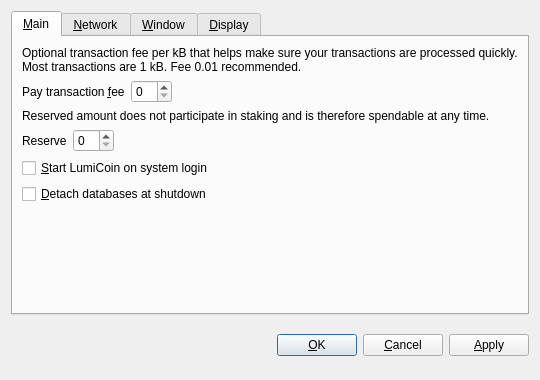
<?xml version="1.0" encoding="UTF-8"?>
<ui version="4.0">
 <class>OptionsDialog</class>
 <widget class="QDialog" name="OptionsDialog">
  <property name="geometry">
   <rect>
    <x>0</x>
    <y>0</y>
    <width>540</width>
    <height>380</height>
   </rect>
  </property>
  <property name="windowTitle">
   <string>Options</string>
  </property>
  <property name="modal">
   <bool>true</bool>
  </property>
  <layout class="QVBoxLayout" name="verticalLayout">
   <item>
    <widget class="QTabWidget" name="tabWidget">
     <property name="tabPosition">
      <enum>QTabWidget::North</enum>
     </property>
     <property name="currentIndex">
      <number>0</number>
     </property>
     <widget class="QWidget" name="tabMain">
      <attribute name="title">
       <string>&amp;Main</string>
      </attribute>
      <layout class="QVBoxLayout" name="verticalLayout_Main">
       <item>
        <widget class="QLabel" name="transactionFeeInfoLabel">
         <property name="text">
          <string>Optional transaction fee per kB that helps make sure your transactions are processed quickly. Most transactions are 1 kB. Fee 0.01 recommended.</string>
         </property>
         <property name="textFormat">
          <enum>Qt::PlainText</enum>
         </property>
         <property name="wordWrap">
          <bool>true</bool>
         </property>
        </widget>
       </item>
       <item>
        <layout class="QHBoxLayout" name="horizontalLayoutFee">
         <item>
          <widget class="QLabel" name="transactionFeeLabel">
           <property name="text">
            <string>Pay transaction &amp;fee</string>
           </property>
           <property name="textFormat">
            <enum>Qt::PlainText</enum>
           </property>
           <property name="buddy">
            <cstring>transactionFee</cstring>
           </property>
          </widget>
         </item>
         <item>
          <widget class="BitcoinAmountField" name="transactionFee"/>
         </item>
         <item>
          <spacer name="horizontalSpacerFee">
           <property name="orientation">
            <enum>Qt::Horizontal</enum>
           </property>
           <property name="sizeHint" stdset="0">
            <size>
             <width>40</width>
             <height>20</height>
            </size>
           </property>
          </spacer>
         </item>
        </layout>
       </item>
       <item>
        <widget class="QLabel" name="reserveBalanceInfoLabel">
         <property name="text">
          <string>Reserved amount does not participate in staking and is therefore spendable at any time.</string>
         </property>
         <property name="textFormat">
          <enum>Qt::PlainText</enum>
         </property>
         <property name="wordWrap">
          <bool>true</bool>
         </property>
        </widget>
       </item>
       <item>
        <layout class="QHBoxLayout" name="horizontalLayoutReserveBalance">
         <item>
          <widget class="QLabel" name="reserveBalanceLabel">
           <property name="text">
            <string>Reserve</string>
           </property>
           <property name="textFormat">
            <enum>Qt::PlainText</enum>
           </property>
           <property name="buddy">
            <cstring>reserveBalance</cstring>
           </property>
          </widget>
         </item>
         <item>
          <widget class="BitcoinAmountField" name="reserveBalance"/>
         </item>
         <item>
          <spacer name="horizontalSpacerReserveBalance">
           <property name="orientation">
            <enum>Qt::Horizontal</enum>
           </property>
           <property name="sizeHint" stdset="0">
            <size>
             <width>40</width>
             <height>20</height>
            </size>
           </property>
          </spacer>
         </item>
        </layout>
       </item>
       <item>
        <widget class="QCheckBox" name="bitcoinAtStartup">
         <property name="toolTip">
          <string>Automatically start LumiCoin after logging in to the system.</string>
         </property>
         <property name="text">
          <string>&amp;Start LumiCoin on system login</string>
         </property>
        </widget>
       </item>
       <item>
        <widget class="QCheckBox" name="detachDatabases">
         <property name="toolTip">
          <string>Detach block and address databases at shutdown. This means they can be moved to another data directory, but it slows down shutdown. The wallet is always detached.</string>
         </property>
         <property name="text">
          <string>&amp;Detach databases at shutdown</string>
         </property>
        </widget>
       </item>
       <item>
        <spacer name="verticalSpacer_Main">
         <property name="orientation">
          <enum>Qt::Vertical</enum>
         </property>
         <property name="sizeHint" stdset="0">
          <size>
           <width>20</width>
           <height>40</height>
          </size>
         </property>
        </spacer>
       </item>
      </layout>
     </widget>
     <widget class="QWidget" name="tabNetwork">
      <attribute name="title">
       <string>&amp;Network</string>
      </attribute>
      <layout class="QVBoxLayout" name="verticalLayout_Network">
       <item>
        <widget class="QCheckBox" name="mapPortUpnp">
         <property name="toolTip">
          <string>Automatically open the LumiCoin client port on the router. This only works when your router supports UPnP and it is enabled.</string>
         </property>
         <property name="text">
          <string>Map port using &amp;UPnP</string>
         </property>
        </widget>
       </item>
       <item>
        <widget class="QCheckBox" name="connectSocks">
         <property name="toolTip">
          <string>Connect to the LumiCoin network through a SOCKS proxy (e.g. when connecting through Tor).</string>
         </property>
         <property name="text">
          <string>&amp;Connect through SOCKS proxy:</string>
         </property>
        </widget>
       </item>
       <item>
        <layout class="QHBoxLayout" name="horizontalLayout_Network">
         <item>
          <widget class="QLabel" name="proxyIpLabel">
           <property name="text">
            <string>Proxy &amp;IP:</string>
           </property>
           <property name="textFormat">
            <enum>Qt::PlainText</enum>
           </property>
           <property name="buddy">
            <cstring>proxyIp</cstring>
           </property>
          </widget>
         </item>
         <item>
          <widget class="QValidatedLineEdit" name="proxyIp">
           <property name="maximumSize">
            <size>
             <width>140</width>
             <height>16777215</height>
            </size>
           </property>
           <property name="toolTip">
            <string>IP address of the proxy (e.g. 127.0.0.1)</string>
           </property>
          </widget>
         </item>
         <item>
          <widget class="QLabel" name="proxyPortLabel">
           <property name="text">
            <string>&amp;Port:</string>
           </property>
           <property name="textFormat">
            <enum>Qt::PlainText</enum>
           </property>
           <property name="buddy">
            <cstring>proxyPort</cstring>
           </property>
          </widget>
         </item>
         <item>
          <widget class="QLineEdit" name="proxyPort">
           <property name="maximumSize">
            <size>
             <width>55</width>
             <height>16777215</height>
            </size>
           </property>
           <property name="toolTip">
            <string>Port of the proxy (e.g. 9050)</string>
           </property>
          </widget>
         </item>
         <item>
          <widget class="QLabel" name="socksVersionLabel">
           <property name="text">
            <string>SOCKS &amp;Version:</string>
           </property>
           <property name="textFormat">
            <enum>Qt::PlainText</enum>
           </property>
           <property name="buddy">
            <cstring>socksVersion</cstring>
           </property>
          </widget>
         </item>
         <item>
          <widget class="QValueComboBox" name="socksVersion">
           <property name="toolTip">
            <string>SOCKS version of the proxy (e.g. 5)</string>
           </property>
          </widget>
         </item>
         <item>
          <spacer name="horizontalSpacer_Network">
           <property name="orientation">
            <enum>Qt::Horizontal</enum>
           </property>
           <property name="sizeHint" stdset="0">
            <size>
             <width>40</width>
             <height>20</height>
            </size>
           </property>
          </spacer>
         </item>
        </layout>
       </item>
       <item>
        <spacer name="verticalSpacer_Network">
         <property name="orientation">
          <enum>Qt::Vertical</enum>
         </property>
         <property name="sizeHint" stdset="0">
          <size>
           <width>20</width>
           <height>40</height>
          </size>
         </property>
        </spacer>
       </item>
      </layout>
     </widget>
     <widget class="QWidget" name="tabWindow">
      <attribute name="title">
       <string>&amp;Window</string>
      </attribute>
      <layout class="QVBoxLayout" name="verticalLayout_Window">
       <item>
        <widget class="QCheckBox" name="minimizeToTray">
         <property name="toolTip">
          <string>Show only a tray icon after minimizing the window.</string>
         </property>
         <property name="text">
          <string>&amp;Minimize to the tray instead of the taskbar</string>
         </property>
        </widget>
       </item>
       <item>
        <widget class="QCheckBox" name="minimizeOnClose">
         <property name="toolTip">
          <string>Minimize instead of exit the application when the window is closed. When this option is enabled, the application will be closed only after selecting Quit in the menu.</string>
         </property>
         <property name="text">
          <string>M&amp;inimize on close</string>
         </property>
        </widget>
       </item>
       <item>
        <spacer name="verticalSpacer_Window">
         <property name="orientation">
          <enum>Qt::Vertical</enum>
         </property>
         <property name="sizeHint" stdset="0">
          <size>
           <width>20</width>
           <height>40</height>
          </size>
         </property>
        </spacer>
       </item>
      </layout>
     </widget>
     <widget class="QWidget" name="tabDisplay">
      <attribute name="title">
       <string>&amp;Display</string>
      </attribute>
      <layout class="QVBoxLayout" name="verticalLayout_Display">
       <item>
        <layout class="QHBoxLayout" name="horizontalLayout_1_Display">
         <item>
          <widget class="QLabel" name="langLabel">
           <property name="text">
            <string>User Interface &amp;language:</string>
           </property>
           <property name="textFormat">
            <enum>Qt::PlainText</enum>
           </property>
           <property name="buddy">
            <cstring>lang</cstring>
           </property>
          </widget>
         </item>
         <item>
          <widget class="QValueComboBox" name="lang">
           <property name="toolTip">
            <string>The user interface language can be set here. This setting will take effect after restarting LumiCoin.</string>
           </property>
          </widget>
         </item>
        </layout>
       </item>
       <item>
        <layout class="QHBoxLayout" name="horizontalLayout_2_Display">
         <item>
          <widget class="QLabel" name="unitLabel">
           <property name="text">
            <string>&amp;Unit to show amounts in:</string>
           </property>
           <property name="textFormat">
            <enum>Qt::PlainText</enum>
           </property>
           <property name="buddy">
            <cstring>unit</cstring>
           </property>
          </widget>
         </item>
         <item>
          <widget class="QValueComboBox" name="unit">
           <property name="toolTip">
            <string>Choose the default subdivision unit to show in the interface and when sending coins.</string>
           </property>
          </widget>
         </item>
        </layout>
       </item>
       <item>
        <widget class="QCheckBox" name="displayAddresses">
         <property name="toolTip">
          <string>Whether to show LumiCoin addresses in the transaction list or not.</string>
         </property>
         <property name="text">
          <string>&amp;Display addresses in transaction list</string>
         </property>
        </widget>
       </item>
       <item>
        <widget class="QCheckBox" name="coinControlFeatures">
         <property name="toolTip">
          <string>Whether to show coin control features or not.</string>
         </property>
         <property name="text">
          <string>Display coin &amp;control features (experts only!)</string>
         </property>
        </widget>
       </item>
       <item>
        <spacer name="verticalSpacer_Display">
         <property name="orientation">
          <enum>Qt::Vertical</enum>
         </property>
         <property name="sizeHint" stdset="0">
          <size>
           <width>20</width>
           <height>40</height>
          </size>
         </property>
        </spacer>
       </item>
      </layout>
     </widget>
    </widget>
   </item>
   <item>
    <layout class="QHBoxLayout" name="horizontalLayout_Buttons">
     <item>
      <spacer name="horizontalSpacer_1">
       <property name="orientation">
        <enum>Qt::Horizontal</enum>
       </property>
       <property name="sizeHint" stdset="0">
        <size>
         <width>40</width>
         <height>48</height>
        </size>
       </property>
      </spacer>
     </item>
     <item>
      <widget class="QLabel" name="statusLabel">
       <property name="font">
        <font>
         <weight>75</weight>
         <bold>true</bold>
        </font>
       </property>
       <property name="text">
        <string/>
       </property>
       <property name="textFormat">
        <enum>Qt::PlainText</enum>
       </property>
       <property name="wordWrap">
        <bool>true</bool>
       </property>
      </widget>
     </item>
     <item>
      <spacer name="horizontalSpacer_2">
       <property name="orientation">
        <enum>Qt::Horizontal</enum>
       </property>
       <property name="sizeHint" stdset="0">
        <size>
         <width>40</width>
         <height>48</height>
        </size>
       </property>
      </spacer>
     </item>
     <item>
      <widget class="QPushButton" name="okButton">
       <property name="text">
        <string>&amp;OK</string>
       </property>
      </widget>
     </item>
     <item>
      <widget class="QPushButton" name="cancelButton">
       <property name="text">
        <string>&amp;Cancel</string>
       </property>
       <property name="autoDefault">
        <bool>false</bool>
       </property>
      </widget>
     </item>
     <item>
      <widget class="QPushButton" name="applyButton">
       <property name="text">
        <string>&amp;Apply</string>
       </property>
       <property name="autoDefault">
        <bool>false</bool>
       </property>
      </widget>
     </item>
    </layout>
   </item>
  </layout>
 </widget>
 <customwidgets>
  <customwidget>
   <class>BitcoinAmountField</class>
   <extends>QSpinBox</extends>
   <header>bitcoinamountfield.h</header>
  </customwidget>
  <customwidget>
   <class>QValueComboBox</class>
   <extends>QComboBox</extends>
   <header>qvaluecombobox.h</header>
  </customwidget>
  <customwidget>
   <class>QValidatedLineEdit</class>
   <extends>QLineEdit</extends>
   <header>qvalidatedlineedit.h</header>
  </customwidget>
 </customwidgets>
 <resources/>
 <connections/>
</ui>
